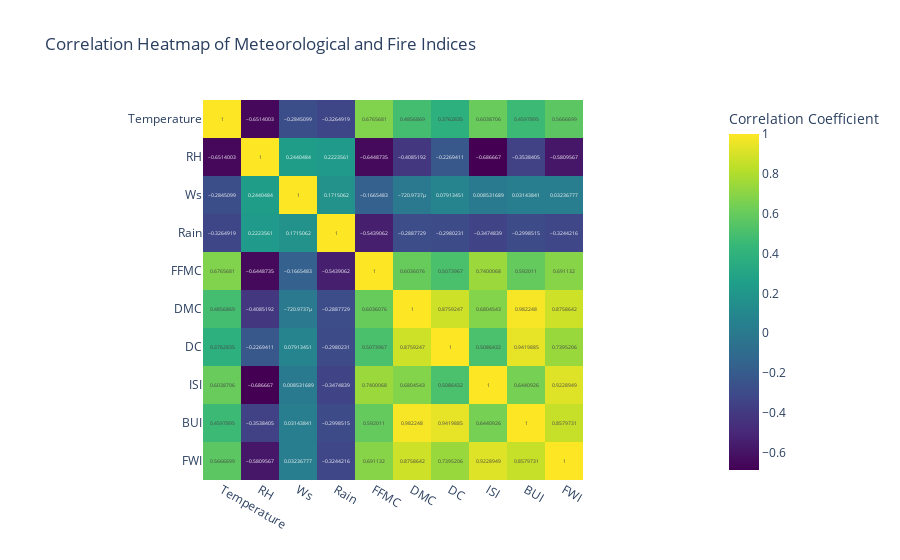

Source (notebook cell):
### Code cell
correlation_matrix = Algeria_data[['Temperature', 'RH', 'Ws', 'Rain', 'FFMC', 'DMC', 'DC', 'ISI', 'BUI', 'FWI']].corr()
correlation_heatmap = px.imshow(correlation_matrix, 
                                title='Correlation Heatmap of Meteorological and Fire Indices',
                                labels={'color': 'Correlation Coefficient'},
                                color_continuous_scale='Viridis',
                                text_auto=True)
correlation_heatmap.show()

### Figure 1 — Plotly figure (JSON) as saved in the notebook; plotly's stock layout.template omitted (floating-point values rounded to 4 significant figures)
{"data": [{"coloraxis": "coloraxis", "hovertemplate": "x: %{x}<br>y: %{y}<br>Correlation Coefficient: %{z}<extra></extra>", "name": "0", "texttemplate": "%{z}", "type": "heatmap", "x": ["Temperature", "RH", "Ws", "Rain", "FFMC", "DMC", "DC", "ISI", "BUI", "FWI"], "xaxis": "x", "y": ["Temperature", "RH", "Ws", "Rain", "FFMC", "DMC", "DC", "ISI", "BUI", "FWI"], "yaxis": "y", "z": [[1, -0.6514, -0.2845, -0.3265, 0.6766, 0.4857, 0.3763, 0.6039, 0.4598, 0.5667], [-0.6514, 1, 0.244, 0.2224, -0.6449, -0.4085, -0.2269, -0.6867, -0.3538, -0.581], [-0.2845, 0.244, 1, 0.1715, -0.1665, -0.000721, 0.07913, 0.008532, 0.03144, 0.03237], [-0.3265, 0.2224, 0.1715, 1, -0.5439, -0.2888, -0.298, -0.3475, -0.2999, -0.3244], [0.6766, -0.6449, -0.1665, -0.5439, 1, 0.6036, 0.5074, 0.74, 0.592, 0.6911], [0.4857, -0.4085, -0.000721, -0.2888, 0.6036, 1, 0.8759, 0.6805, 0.9822, 0.8759], [0.3763, -0.2269, 0.07913, -0.298, 0.5074, 0.8759, 1, 0.5086, 0.942, 0.7395], [0.6039, -0.6867, 0.008532, -0.3475, 0.74, 0.6805, 0.5086, 1, 0.6441, 0.9229], [0.4598, -0.3538, 0.03144, -0.2999, 0.592, 0.9822, 0.942, 0.6441, 1, 0.858], [0.5667, -0.581, 0.03237, -0.3244, 0.6911, 0.8759, 0.7395, 0.9229, 0.858, 1]]}], "layout": {"coloraxis": {"colorbar": {"title": {"text": "Correlation Coefficient"}}, "colorscale": [[0, "#440154"], [0.1111, "#482878"], [0.2222, "#3e4989"], [0.3333, "#31688e"], [0.4444, "#26828e"], [0.5556, "#1f9e89"], [0.6667, "#35b779"], [0.7778, "#6ece58"], [0.8889, "#b5de2b"], [1, "#fde725"]]}, "title": {"text": "Correlation Heatmap of Meteorological and Fire Indices"}, "xaxis": {"anchor": "y", "constrain": "domain", "domain": [0, 1], "scaleanchor": "y"}, "yaxis": {"anchor": "x", "autorange": "reversed", "constrain": "domain", "domain": [0, 1]}}}
